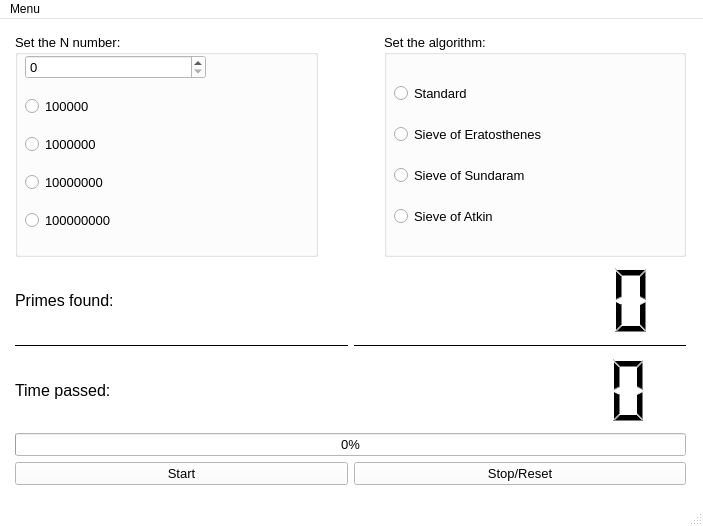
<?xml version="1.0" encoding="UTF-8"?>
<ui version="4.0">
 <class>MainWindow</class>
 <widget class="QMainWindow" name="MainWindow">
  <property name="enabled">
   <bool>true</bool>
  </property>
  <property name="geometry">
   <rect>
    <x>0</x>
    <y>0</y>
    <width>703</width>
    <height>526</height>
   </rect>
  </property>
  <property name="minimumSize">
   <size>
    <width>703</width>
    <height>526</height>
   </size>
  </property>
  <property name="maximumSize">
   <size>
    <width>703</width>
    <height>526</height>
   </size>
  </property>
  <property name="palette">
   <palette>
    <active>
     <colorrole role="WindowText">
      <brush brushstyle="SolidPattern">
       <color alpha="255">
        <red>0</red>
        <green>0</green>
        <blue>0</blue>
       </color>
      </brush>
     </colorrole>
     <colorrole role="Button">
      <brush brushstyle="SolidPattern">
       <color alpha="255">
        <red>255</red>
        <green>255</green>
        <blue>255</blue>
       </color>
      </brush>
     </colorrole>
     <colorrole role="Light">
      <brush brushstyle="SolidPattern">
       <color alpha="255">
        <red>255</red>
        <green>255</green>
        <blue>255</blue>
       </color>
      </brush>
     </colorrole>
     <colorrole role="Midlight">
      <brush brushstyle="SolidPattern">
       <color alpha="255">
        <red>255</red>
        <green>255</green>
        <blue>255</blue>
       </color>
      </brush>
     </colorrole>
     <colorrole role="Dark">
      <brush brushstyle="SolidPattern">
       <color alpha="255">
        <red>127</red>
        <green>127</green>
        <blue>127</blue>
       </color>
      </brush>
     </colorrole>
     <colorrole role="Mid">
      <brush brushstyle="SolidPattern">
       <color alpha="255">
        <red>170</red>
        <green>170</green>
        <blue>170</blue>
       </color>
      </brush>
     </colorrole>
     <colorrole role="Text">
      <brush brushstyle="SolidPattern">
       <color alpha="255">
        <red>0</red>
        <green>0</green>
        <blue>0</blue>
       </color>
      </brush>
     </colorrole>
     <colorrole role="BrightText">
      <brush brushstyle="SolidPattern">
       <color alpha="255">
        <red>255</red>
        <green>255</green>
        <blue>255</blue>
       </color>
      </brush>
     </colorrole>
     <colorrole role="ButtonText">
      <brush brushstyle="SolidPattern">
       <color alpha="255">
        <red>0</red>
        <green>0</green>
        <blue>0</blue>
       </color>
      </brush>
     </colorrole>
     <colorrole role="Base">
      <brush brushstyle="SolidPattern">
       <color alpha="255">
        <red>255</red>
        <green>255</green>
        <blue>255</blue>
       </color>
      </brush>
     </colorrole>
     <colorrole role="Window">
      <brush brushstyle="SolidPattern">
       <color alpha="255">
        <red>255</red>
        <green>255</green>
        <blue>255</blue>
       </color>
      </brush>
     </colorrole>
     <colorrole role="Shadow">
      <brush brushstyle="SolidPattern">
       <color alpha="255">
        <red>0</red>
        <green>0</green>
        <blue>0</blue>
       </color>
      </brush>
     </colorrole>
     <colorrole role="AlternateBase">
      <brush brushstyle="SolidPattern">
       <color alpha="255">
        <red>255</red>
        <green>255</green>
        <blue>255</blue>
       </color>
      </brush>
     </colorrole>
     <colorrole role="ToolTipBase">
      <brush brushstyle="SolidPattern">
       <color alpha="255">
        <red>255</red>
        <green>255</green>
        <blue>220</blue>
       </color>
      </brush>
     </colorrole>
     <colorrole role="ToolTipText">
      <brush brushstyle="SolidPattern">
       <color alpha="255">
        <red>0</red>
        <green>0</green>
        <blue>0</blue>
       </color>
      </brush>
     </colorrole>
     <colorrole role="PlaceholderText">
      <brush brushstyle="SolidPattern">
       <color alpha="128">
        <red>0</red>
        <green>0</green>
        <blue>0</blue>
       </color>
      </brush>
     </colorrole>
    </active>
    <inactive>
     <colorrole role="WindowText">
      <brush brushstyle="SolidPattern">
       <color alpha="255">
        <red>0</red>
        <green>0</green>
        <blue>0</blue>
       </color>
      </brush>
     </colorrole>
     <colorrole role="Button">
      <brush brushstyle="SolidPattern">
       <color alpha="255">
        <red>255</red>
        <green>255</green>
        <blue>255</blue>
       </color>
      </brush>
     </colorrole>
     <colorrole role="Light">
      <brush brushstyle="SolidPattern">
       <color alpha="255">
        <red>255</red>
        <green>255</green>
        <blue>255</blue>
       </color>
      </brush>
     </colorrole>
     <colorrole role="Midlight">
      <brush brushstyle="SolidPattern">
       <color alpha="255">
        <red>255</red>
        <green>255</green>
        <blue>255</blue>
       </color>
      </brush>
     </colorrole>
     <colorrole role="Dark">
      <brush brushstyle="SolidPattern">
       <color alpha="255">
        <red>127</red>
        <green>127</green>
        <blue>127</blue>
       </color>
      </brush>
     </colorrole>
     <colorrole role="Mid">
      <brush brushstyle="SolidPattern">
       <color alpha="255">
        <red>170</red>
        <green>170</green>
        <blue>170</blue>
       </color>
      </brush>
     </colorrole>
     <colorrole role="Text">
      <brush brushstyle="SolidPattern">
       <color alpha="255">
        <red>0</red>
        <green>0</green>
        <blue>0</blue>
       </color>
      </brush>
     </colorrole>
     <colorrole role="BrightText">
      <brush brushstyle="SolidPattern">
       <color alpha="255">
        <red>255</red>
        <green>255</green>
        <blue>255</blue>
       </color>
      </brush>
     </colorrole>
     <colorrole role="ButtonText">
      <brush brushstyle="SolidPattern">
       <color alpha="255">
        <red>0</red>
        <green>0</green>
        <blue>0</blue>
       </color>
      </brush>
     </colorrole>
     <colorrole role="Base">
      <brush brushstyle="SolidPattern">
       <color alpha="255">
        <red>255</red>
        <green>255</green>
        <blue>255</blue>
       </color>
      </brush>
     </colorrole>
     <colorrole role="Window">
      <brush brushstyle="SolidPattern">
       <color alpha="255">
        <red>255</red>
        <green>255</green>
        <blue>255</blue>
       </color>
      </brush>
     </colorrole>
     <colorrole role="Shadow">
      <brush brushstyle="SolidPattern">
       <color alpha="255">
        <red>0</red>
        <green>0</green>
        <blue>0</blue>
       </color>
      </brush>
     </colorrole>
     <colorrole role="AlternateBase">
      <brush brushstyle="SolidPattern">
       <color alpha="255">
        <red>255</red>
        <green>255</green>
        <blue>255</blue>
       </color>
      </brush>
     </colorrole>
     <colorrole role="ToolTipBase">
      <brush brushstyle="SolidPattern">
       <color alpha="255">
        <red>255</red>
        <green>255</green>
        <blue>220</blue>
       </color>
      </brush>
     </colorrole>
     <colorrole role="ToolTipText">
      <brush brushstyle="SolidPattern">
       <color alpha="255">
        <red>0</red>
        <green>0</green>
        <blue>0</blue>
       </color>
      </brush>
     </colorrole>
     <colorrole role="PlaceholderText">
      <brush brushstyle="SolidPattern">
       <color alpha="128">
        <red>0</red>
        <green>0</green>
        <blue>0</blue>
       </color>
      </brush>
     </colorrole>
    </inactive>
    <disabled>
     <colorrole role="WindowText">
      <brush brushstyle="SolidPattern">
       <color alpha="255">
        <red>127</red>
        <green>127</green>
        <blue>127</blue>
       </color>
      </brush>
     </colorrole>
     <colorrole role="Button">
      <brush brushstyle="SolidPattern">
       <color alpha="255">
        <red>255</red>
        <green>255</green>
        <blue>255</blue>
       </color>
      </brush>
     </colorrole>
     <colorrole role="Light">
      <brush brushstyle="SolidPattern">
       <color alpha="255">
        <red>255</red>
        <green>255</green>
        <blue>255</blue>
       </color>
      </brush>
     </colorrole>
     <colorrole role="Midlight">
      <brush brushstyle="SolidPattern">
       <color alpha="255">
        <red>255</red>
        <green>255</green>
        <blue>255</blue>
       </color>
      </brush>
     </colorrole>
     <colorrole role="Dark">
      <brush brushstyle="SolidPattern">
       <color alpha="255">
        <red>127</red>
        <green>127</green>
        <blue>127</blue>
       </color>
      </brush>
     </colorrole>
     <colorrole role="Mid">
      <brush brushstyle="SolidPattern">
       <color alpha="255">
        <red>170</red>
        <green>170</green>
        <blue>170</blue>
       </color>
      </brush>
     </colorrole>
     <colorrole role="Text">
      <brush brushstyle="SolidPattern">
       <color alpha="255">
        <red>127</red>
        <green>127</green>
        <blue>127</blue>
       </color>
      </brush>
     </colorrole>
     <colorrole role="BrightText">
      <brush brushstyle="SolidPattern">
       <color alpha="255">
        <red>255</red>
        <green>255</green>
        <blue>255</blue>
       </color>
      </brush>
     </colorrole>
     <colorrole role="ButtonText">
      <brush brushstyle="SolidPattern">
       <color alpha="255">
        <red>127</red>
        <green>127</green>
        <blue>127</blue>
       </color>
      </brush>
     </colorrole>
     <colorrole role="Base">
      <brush brushstyle="SolidPattern">
       <color alpha="255">
        <red>255</red>
        <green>255</green>
        <blue>255</blue>
       </color>
      </brush>
     </colorrole>
     <colorrole role="Window">
      <brush brushstyle="SolidPattern">
       <color alpha="255">
        <red>255</red>
        <green>255</green>
        <blue>255</blue>
       </color>
      </brush>
     </colorrole>
     <colorrole role="Shadow">
      <brush brushstyle="SolidPattern">
       <color alpha="255">
        <red>0</red>
        <green>0</green>
        <blue>0</blue>
       </color>
      </brush>
     </colorrole>
     <colorrole role="AlternateBase">
      <brush brushstyle="SolidPattern">
       <color alpha="255">
        <red>255</red>
        <green>255</green>
        <blue>255</blue>
       </color>
      </brush>
     </colorrole>
     <colorrole role="ToolTipBase">
      <brush brushstyle="SolidPattern">
       <color alpha="255">
        <red>255</red>
        <green>255</green>
        <blue>220</blue>
       </color>
      </brush>
     </colorrole>
     <colorrole role="ToolTipText">
      <brush brushstyle="SolidPattern">
       <color alpha="255">
        <red>0</red>
        <green>0</green>
        <blue>0</blue>
       </color>
      </brush>
     </colorrole>
     <colorrole role="PlaceholderText">
      <brush brushstyle="SolidPattern">
       <color alpha="128">
        <red>0</red>
        <green>0</green>
        <blue>0</blue>
       </color>
      </brush>
     </colorrole>
    </disabled>
   </palette>
  </property>
  <property name="windowTitle">
   <string>Prime search</string>
  </property>
  <widget class="QWidget" name="centralwidget">
   <widget class="QWidget" name="gridLayoutWidget">
    <property name="geometry">
     <rect>
      <x>10</x>
      <y>10</y>
      <width>681</width>
      <height>461</height>
     </rect>
    </property>
    <layout class="QVBoxLayout" name="verticalLayout">
     <property name="leftMargin">
      <number>5</number>
     </property>
     <property name="topMargin">
      <number>5</number>
     </property>
     <property name="rightMargin">
      <number>5</number>
     </property>
     <property name="bottomMargin">
      <number>5</number>
     </property>
     <item>
      <layout class="QHBoxLayout" name="horizontalLayout">
       <item>
        <layout class="QVBoxLayout" name="verticalLayout_7">
         <item>
          <widget class="QGroupBox" name="groupBoxNNumber">
           <property name="font">
            <font>
             <pointsize>10</pointsize>
            </font>
           </property>
           <property name="title">
            <string>Set the N number:</string>
           </property>
           <widget class="QWidget" name="verticalLayoutWidget">
            <property name="geometry">
             <rect>
              <x>10</x>
              <y>10</y>
              <width>181</width>
              <height>201</height>
             </rect>
            </property>
            <layout class="QVBoxLayout" name="verticalLayout_3">
             <item>
              <widget class="QSpinBox" name="spinBox">
               <property name="palette">
                <palette>
                 <active>
                  <colorrole role="Text">
                   <brush brushstyle="SolidPattern">
                    <color alpha="255">
                     <red>0</red>
                     <green>0</green>
                     <blue>0</blue>
                    </color>
                   </brush>
                  </colorrole>
                  <colorrole role="BrightText">
                   <brush brushstyle="SolidPattern">
                    <color alpha="255">
                     <red>255</red>
                     <green>255</green>
                     <blue>255</blue>
                    </color>
                   </brush>
                  </colorrole>
                  <colorrole role="PlaceholderText">
                   <brush brushstyle="NoBrush">
                    <color alpha="128">
                     <red>0</red>
                     <green>0</green>
                     <blue>0</blue>
                    </color>
                   </brush>
                  </colorrole>
                 </active>
                 <inactive>
                  <colorrole role="Text">
                   <brush brushstyle="SolidPattern">
                    <color alpha="255">
                     <red>0</red>
                     <green>0</green>
                     <blue>0</blue>
                    </color>
                   </brush>
                  </colorrole>
                  <colorrole role="BrightText">
                   <brush brushstyle="SolidPattern">
                    <color alpha="255">
                     <red>255</red>
                     <green>255</green>
                     <blue>255</blue>
                    </color>
                   </brush>
                  </colorrole>
                  <colorrole role="PlaceholderText">
                   <brush brushstyle="NoBrush">
                    <color alpha="128">
                     <red>0</red>
                     <green>0</green>
                     <blue>0</blue>
                    </color>
                   </brush>
                  </colorrole>
                 </inactive>
                 <disabled>
                  <colorrole role="Text">
                   <brush brushstyle="SolidPattern">
                    <color alpha="255">
                     <red>19</red>
                     <green>19</green>
                     <blue>58</blue>
                    </color>
                   </brush>
                  </colorrole>
                  <colorrole role="BrightText">
                   <brush brushstyle="SolidPattern">
                    <color alpha="255">
                     <red>255</red>
                     <green>255</green>
                     <blue>255</blue>
                    </color>
                   </brush>
                  </colorrole>
                  <colorrole role="PlaceholderText">
                   <brush brushstyle="NoBrush">
                    <color alpha="128">
                     <red>0</red>
                     <green>0</green>
                     <blue>0</blue>
                    </color>
                   </brush>
                  </colorrole>
                 </disabled>
                </palette>
               </property>
               <property name="maximum">
                <number>100000000</number>
               </property>
               <property name="singleStep">
                <number>100</number>
               </property>
              </widget>
             </item>
             <item>
              <widget class="QRadioButton" name="radioButton_100000">
               <property name="text">
                <string>100000</string>
               </property>
              </widget>
             </item>
             <item>
              <widget class="QRadioButton" name="radioButton_1000000">
               <property name="text">
                <string>1000000</string>
               </property>
              </widget>
             </item>
             <item>
              <widget class="QRadioButton" name="radioButton_10000000">
               <property name="text">
                <string>10000000</string>
               </property>
              </widget>
             </item>
             <item>
              <widget class="QRadioButton" name="radioButton_100000000">
               <property name="text">
                <string>100000000</string>
               </property>
              </widget>
             </item>
            </layout>
           </widget>
          </widget>
         </item>
        </layout>
       </item>
       <item>
        <spacer name="horizontalSpacer">
         <property name="orientation">
          <enum>Qt::Horizontal</enum>
         </property>
         <property name="sizeType">
          <enum>QSizePolicy::Fixed</enum>
         </property>
         <property name="sizeHint" stdset="0">
          <size>
           <width>60</width>
           <height>25</height>
          </size>
         </property>
        </spacer>
       </item>
       <item>
        <widget class="QGroupBox" name="groupBoxAlgorithm">
         <property name="font">
          <font>
           <pointsize>10</pointsize>
          </font>
         </property>
         <property name="title">
          <string>Set the algorithm:</string>
         </property>
         <widget class="QWidget" name="layoutWidget">
          <property name="geometry">
           <rect>
            <x>10</x>
            <y>10</y>
            <width>192</width>
            <height>201</height>
           </rect>
          </property>
          <layout class="QVBoxLayout" name="verticalLayout_8">
           <item>
            <spacer name="verticalSpacer">
             <property name="orientation">
              <enum>Qt::Vertical</enum>
             </property>
             <property name="sizeType">
              <enum>QSizePolicy::Fixed</enum>
             </property>
             <property name="sizeHint" stdset="0">
              <size>
               <width>20</width>
               <height>25</height>
              </size>
             </property>
            </spacer>
           </item>
           <item>
            <widget class="QRadioButton" name="originRadioButton">
             <property name="text">
              <string>Standard</string>
             </property>
            </widget>
           </item>
           <item>
            <widget class="QRadioButton" name="sieveOfEratosthenesRadioButton">
             <property name="text">
              <string>Sieve of Eratosthenes</string>
             </property>
            </widget>
           </item>
           <item>
            <widget class="QRadioButton" name="sieveOfSundaramRadioButton">
             <property name="text">
              <string>Sieve of Sundaram</string>
             </property>
            </widget>
           </item>
           <item>
            <widget class="QRadioButton" name="sieveOfAtkinRadioButton">
             <property name="text">
              <string>Sieve of Atkin</string>
             </property>
            </widget>
           </item>
          </layout>
         </widget>
        </widget>
       </item>
      </layout>
     </item>
     <item>
      <layout class="QVBoxLayout" name="verticalLayout_2">
       <item>
        <layout class="QGridLayout" name="gridLayout">
         <item row="6" column="0" colspan="2">
          <widget class="QProgressBar" name="progressBar">
           <property name="font">
            <font>
             <pointsize>10</pointsize>
            </font>
           </property>
           <property name="cursor">
            <cursorShape>BusyCursor</cursorShape>
           </property>
           <property name="autoFillBackground">
            <bool>false</bool>
           </property>
           <property name="value">
            <number>0</number>
           </property>
           <property name="alignment">
            <set>Qt::AlignBottom|Qt::AlignHCenter</set>
           </property>
           <property name="orientation">
            <enum>Qt::Horizontal</enum>
           </property>
           <property name="format">
            <string>%p%</string>
           </property>
          </widget>
         </item>
         <item row="14" column="1">
          <widget class="QPushButton" name="resetButton">
           <property name="font">
            <font>
             <pointsize>10</pointsize>
            </font>
           </property>
           <property name="contextMenuPolicy">
            <enum>Qt::DefaultContextMenu</enum>
           </property>
           <property name="text">
            <string>Stop/Reset</string>
           </property>
          </widget>
         </item>
         <item row="1" column="1">
          <widget class="QLCDNumber" name="lcdPrimeNumbersFound">
           <property name="font">
            <font>
             <strikeout>false</strikeout>
            </font>
           </property>
           <property name="acceptDrops">
            <bool>false</bool>
           </property>
           <property name="frameShape">
            <enum>QFrame::NoFrame</enum>
           </property>
           <property name="frameShadow">
            <enum>QFrame::Sunken</enum>
           </property>
           <property name="lineWidth">
            <number>1</number>
           </property>
           <property name="digitCount">
            <number>7</number>
           </property>
           <property name="segmentStyle">
            <enum>QLCDNumber::Filled</enum>
           </property>
          </widget>
         </item>
         <item row="14" column="0">
          <widget class="QPushButton" name="startButton">
           <property name="font">
            <font>
             <pointsize>10</pointsize>
            </font>
           </property>
           <property name="text">
            <string>Start</string>
           </property>
          </widget>
         </item>
         <item row="3" column="0">
          <widget class="QLabel" name="timePassedLabel">
           <property name="font">
            <font>
             <pointsize>12</pointsize>
            </font>
           </property>
           <property name="text">
            <string>Time passed:</string>
           </property>
          </widget>
         </item>
         <item row="1" column="0">
          <widget class="QLabel" name="primesFoundLabel">
           <property name="font">
            <font>
             <pointsize>12</pointsize>
            </font>
           </property>
           <property name="text">
            <string>Primes found:</string>
           </property>
          </widget>
         </item>
         <item row="3" column="1">
          <widget class="QLCDNumber" name="lcdTimePassed">
           <property name="frameShape">
            <enum>QFrame::NoFrame</enum>
           </property>
           <property name="frameShadow">
            <enum>QFrame::Sunken</enum>
           </property>
           <property name="digitCount">
            <number>7</number>
           </property>
           <property name="segmentStyle">
            <enum>QLCDNumber::Filled</enum>
           </property>
           <property name="value" stdset="0">
            <double>0.000000000000000</double>
           </property>
           <property name="intValue" stdset="0">
            <number>0</number>
           </property>
          </widget>
         </item>
         <item row="2" column="0">
          <widget class="Line" name="line">
           <property name="frameShadow">
            <enum>QFrame::Plain</enum>
           </property>
           <property name="midLineWidth">
            <number>4</number>
           </property>
           <property name="orientation">
            <enum>Qt::Horizontal</enum>
           </property>
          </widget>
         </item>
         <item row="2" column="1">
          <widget class="Line" name="line_2">
           <property name="frameShadow">
            <enum>QFrame::Plain</enum>
           </property>
           <property name="lineWidth">
            <number>1</number>
           </property>
           <property name="midLineWidth">
            <number>4</number>
           </property>
           <property name="orientation">
            <enum>Qt::Horizontal</enum>
           </property>
          </widget>
         </item>
        </layout>
       </item>
      </layout>
     </item>
    </layout>
   </widget>
  </widget>
  <widget class="QStatusBar" name="statusbar"/>
  <widget class="QMenuBar" name="menuBar">
   <property name="geometry">
    <rect>
     <x>0</x>
     <y>0</y>
     <width>703</width>
     <height>20</height>
    </rect>
   </property>
   <widget class="QMenu" name="mainMenu">
    <property name="title">
     <string>Menu</string>
    </property>
    <widget class="QMenu" name="menuSetLanguage">
     <property name="layoutDirection">
      <enum>Qt::LeftToRight</enum>
     </property>
     <property name="title">
      <string>Language</string>
     </property>
     <addaction name="actionSetRussian"/>
     <addaction name="actionSetEnglish"/>
    </widget>
    <addaction name="menuSetLanguage"/>
    <addaction name="separator"/>
    <addaction name="actionExit"/>
   </widget>
   <addaction name="mainMenu"/>
  </widget>
  <action name="actionEnglish">
   <property name="text">
    <string>English</string>
   </property>
  </action>
  <action name="action_2">
   <property name="text">
    <string>Русский</string>
   </property>
  </action>
  <action name="actionSetRussian">
   <property name="checkable">
    <bool>true</bool>
   </property>
   <property name="enabled">
    <bool>true</bool>
   </property>
   <property name="text">
    <string>Русский</string>
   </property>
  </action>
  <action name="actionSetEnglish">
   <property name="checkable">
    <bool>true</bool>
   </property>
   <property name="checked">
    <bool>true</bool>
   </property>
   <property name="enabled">
    <bool>true</bool>
   </property>
   <property name="text">
    <string>English</string>
   </property>
  </action>
  <action name="actionExit">
   <property name="text">
    <string>Exit</string>
   </property>
  </action>
 </widget>
 <resources/>
 <connections/>
</ui>
